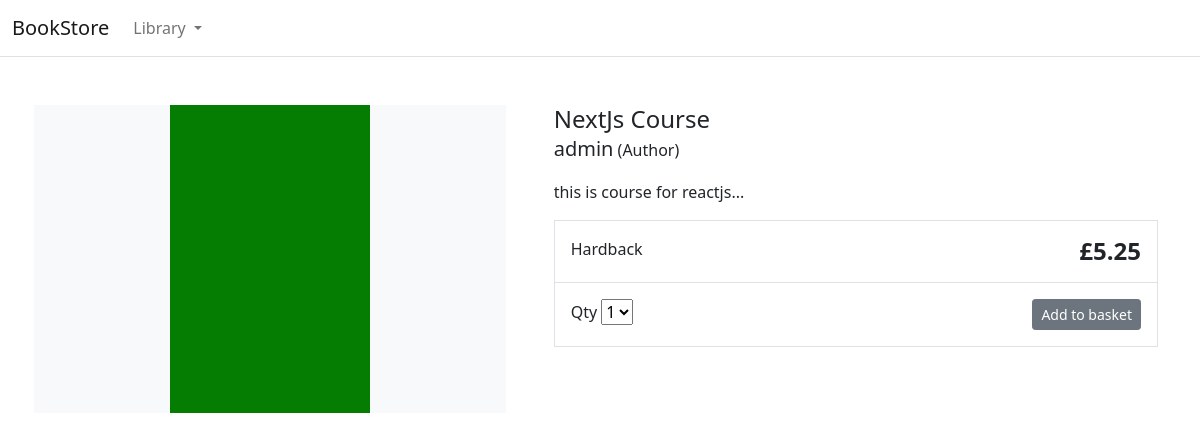
/nextjs-course/, run on the app's committed database.
### store/models.py (models this page shows, shortened)
class Product(models.Model):
    category = models.ForeignKey(Category, on_delete=models.CASCADE, related_name='product')
    created_by = models.ForeignKey(User, on_delete=models.CASCADE, related_name='product_creator')
    title = models.CharField(max_length=255)
    author = models.CharField(max_length=255, default='admin')
    description = models.TextField(blank=True)
    image = models.ImageField(upload_to='images/', default='images/default.png')
    slug = models.SlugField(max_length=255)
    price = models.DecimalField(max_digits=4, decimal_places=2)
    in_stock = models.BooleanField(default=True)
    is_active = models.BooleanField(default=True)
    created = models.DateTimeField(auto_now_add=True)
    updated = models.DateTimeField(auto_now=True)
    objects = models.Manager()
    products = ProductManager()
    class Meta:
        verbose_name_plural = 'Products'
        ordering = ('-created',)

### store/views.py (the view)
# urls.py: path('<slug:slug>/', views.ProductDetail.as_view(), name='product_detail'),
class ProductDetail(View):
    def get(self, request, slug):
        product = get_object_or_404(Product, slug=slug, in_stock=True)
        return render(request, 'store/product_detail.html', {'product': product})

### store/context_processors.py (called while the page is built)
def categories(request):
    return {
        'categories': Category.objects.all()
    }

### store/models.py (called while the page is built)
    def get_absolute_url(self):
        return reverse('store:category_list', args=[self.slug])

### store/templates/store/product_detail.html (shortened to what this page needs)
{% extends 'base.html' %}
{% block content %}
    <div class="container">
        <main class="pt-5">
            <div class="row g-3">
                <div class="col-md-5 col-lg-5 order-md-first bg-light">
                    <img class="img-fluid mx-auto d-block" width="200px" alt="Responsive image"
                         src="{{ product.image.url }}">
                </div>
                <div class="col-md-7 col-lg-7 ps-md-3 ps-lg-5">
                    <h1 class="mb-0 h4">{{ product.title }}</h1>
                    <p><span class="lead">{{ product.author }}</span> (Author)</p>
                    <p>{{ product.description|slice:":355" }}...</p>
                    <div class="border">
                        <div class="col border-bottom">
                            <div class="row p-3">
                                <div class="col-6">Hardback</div>
                                <div class="col-6 text-end"><span class="h4 fw-bold">£{{ product.price }}</span></div>
                            </div>
                        </div>
                        <div class="col">
                            <div class="row p-3">
                                <div class="col-6">
                                    <label for="select">Qty</label>
                                    <select id="select">
                                        <option value="">1</option>
                                    </select>
                                </div>
                                <div class="col-6 text-end">
                                    <button type="button" class="btn btn-secondary btn-sm">Add to
                                        basket
                                    </button>
                                </div>
                            </div>
                        </div>
                    </div>
                </div>
            </div>
        </main>
    </div>
{% endblock %}

### data on the page
Product: image (placeholder picture), title "NextJs Course", author "admin", description "this is course for reactjs", price "5.25"
